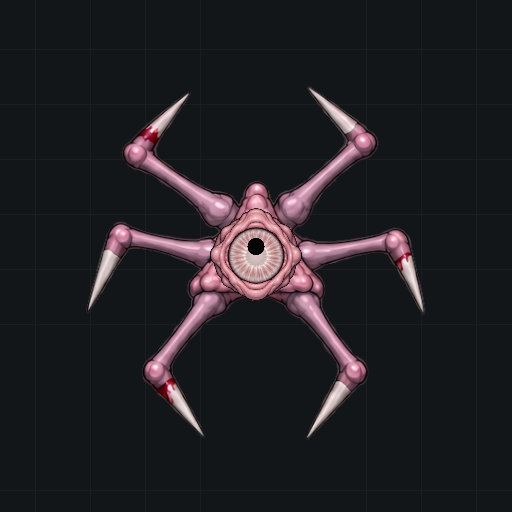
#> input picture Concepts/Used/Stalker/Locomotion01/Frames/stalker-walk-027.png, 512 x 512 px, given in place of green-126.png, which was not available
$ python encode_preview.py
#> lines starting #> are read from the running program, lines starting #| are printed output that depends on the picture
from pathlib import Path
import subprocess
from PIL import Image, ImageDraw

OUT=Path(__file__).resolve().parent
FFMPEG=OUT.parents[5]/'work/creature-tools/Lib/site-packages/imageio_ffmpeg/binaries/ffmpeg-win-x86_64-v7.1.exe'
# Workspace and project are nested separately; retain a caller override if moved.
if not FFMPEG.exists():
    FFMPEG=Path('C:/Users/Mark/Documents/Codex/2026-10-13/gkf/work/creature-tools/Lib/site-packages/imageio_ffmpeg/binaries/ffmpeg-win-x86_64-v7.1.exe')
(OUT/'Frames').mkdir(exist_ok=True)
for prefix,fps in [('green',60),('game',15)]:
    subprocess.run([str(FFMPEG),'-y','-v','error','-framerate',str(fps),'-i',str(OUT/'PreviewFrames'/f'{prefix}-%03d.png'),
        '-c:v','libx264','-crf','17','-pix_fmt','yuv420p','-movflags','+faststart',str(OUT/f'{prefix}.mp4')],check=True)
#> (this line was passed over: subprocess is not available in this run)
    for frame in sorted((OUT/'PreviewFrames').glob(prefix+'-[0-9][0-9][0-9].png')):
        with Image.open(frame) as image:
            image.save(OUT/'Frames'/(frame.stem+'.webp'),quality=92,method=4)
#> pass 2 of the loop `for prefix,fps in [('green',60),('game',15)]:`:
sheet=Image.new('RGB',(1600,900),'#00ff00')
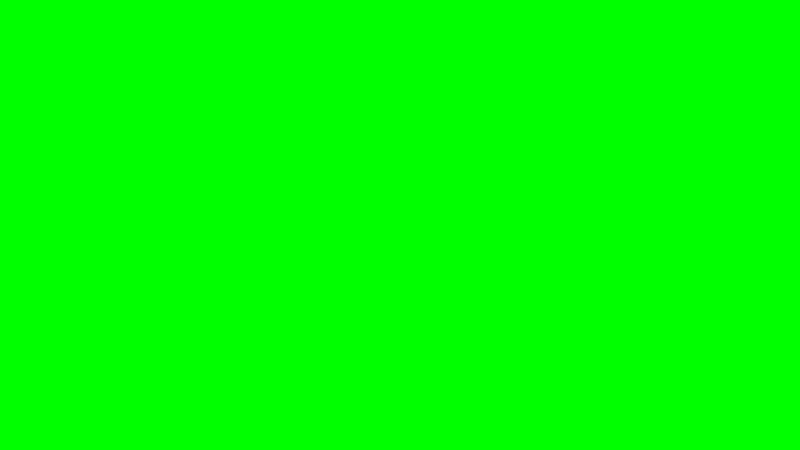
#> sheet: PIL image 1600x900 RGB (shown at 1/2 size); mean R, G, B 0, 255, 0
draw=ImageDraw.Draw(sheet)
for index,frame in enumerate([126,129,132,135,138,141,144,147]):
    image=Image.open(OUT/'PreviewFrames'/f'green-{frame:03d}.png')
#> image is the input picture: PIL image 512x512 RGB; mean R, G, B 34.2, 32.1, 35.3
    # Close-up centered crop, common camera and body origin for every sample.
    image=image.crop((420,100,860,620)).resize((360,424),Image.Resampling.LANCZOS)
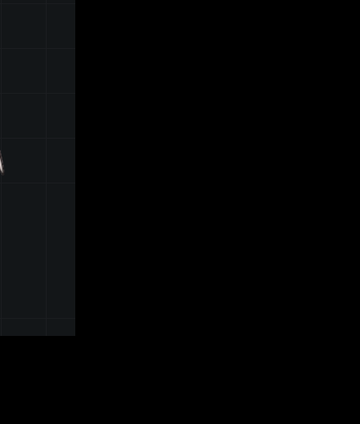
#> image: PIL image 360x424 RGB; mean R, G, B 3.2, 3.7, 4.1
    x,y=(index%4)*400,(index//4)*450
    sheet.paste(image,(x+20,y+22))
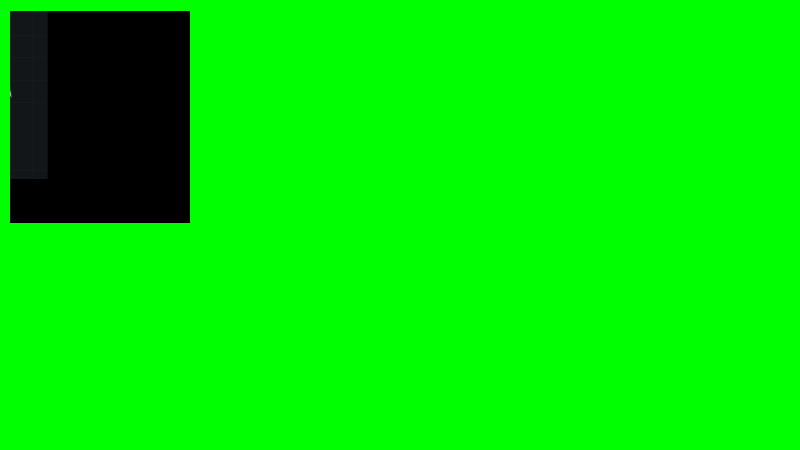
#> sheet: PIL image 1600x900 RGB (shown at 1/2 size); mean R, G, B 0.3, 228.4, 0.4
    draw.text((x+15,y+4),f'{frame/60:.2f} s | frame {frame}',fill='black')
#> pass 2 of the loop `for index,frame in enumerate([126,129,132,135,138,141,144,147]):`:
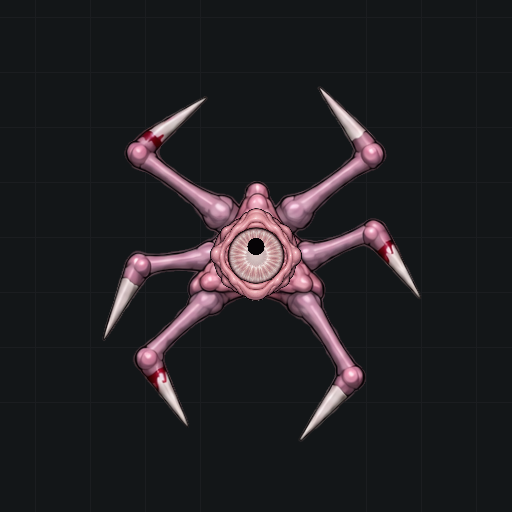
#> input picture Concepts/Used/Stalker/Locomotion01/Frames/stalker-walk-032.png, 512 x 512 px, given in place of green-129.png, which was not available
#> image is the input picture: PIL image 512x512 RGB; mean R, G, B 34, 32, 35.2
#> `image=image.crop((420,100,860,620)).resize((360,424),Image.Resampling...`:
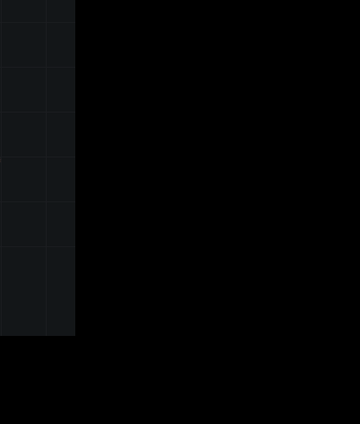
#> image: PIL image 360x424 RGB; mean R, G, B 3.2, 3.7, 4
#> `sheet.paste(image,(x+20,y+22))`:
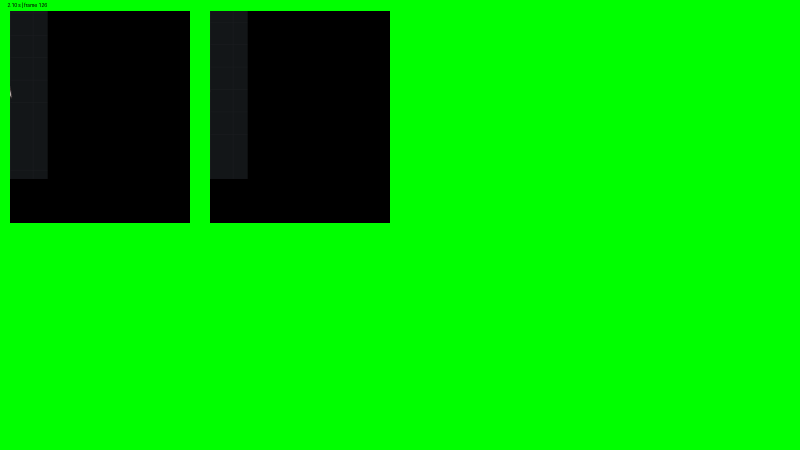
#> sheet: PIL image 1600x900 RGB (shown at 1/2 size); mean R, G, B 0.7, 201.7, 0.9
#> (the run stopped early here; a loop or call above may not have finished)
